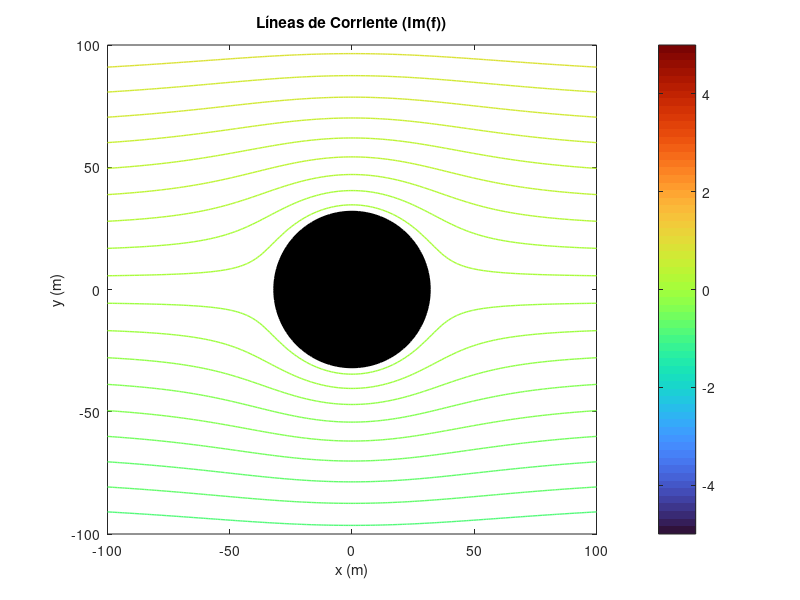

MATLAB code to generate this figure:
%{ 
     Fase 2 - Flujo alrededor de un obstáculo elíptico: funciones armónicas y curvas de nivel 
     COIL UR - TEC
     Equipo 5
     2025
%} 

% Parámetros
U = 0.01;     % Velocidad del flujo (m/s)
R = 32;     % Radio del cilindro (m)
N = 200;   % Resolución de la malla

% Malla
x = linspace(-100, 100, N);   % Rangos para x y y
y = linspace(-100, 100, N);
[X, Y] = meshgrid(x, y);
Z = X + 1i * Y;           % Variable compleja

% Evitar división por cero (evita z=0)
Z(Z == 0) = eps;
    
% Función compleja f(x,y) = f(z) = U * (z + R^2/z)
fcom = U * (Z + R^2 ./ Z);

% Función de corriente fcor = Im(f)
fcor = imag(fcom);

% Número de niveles y límites deseados
niveles = linspace(-5, 5, 100);  % rango y cuántas líneas
% Graficar las líneas de corriente
figure;
contour(X, Y, fcor, niveles, 'LineWidth', 1);
colormap(turbo);       % Escoger paleta de colores
colorbar;              % Barra de colores
hold on;

% Dibujar el círculo de radio R (obstáculo) y rellenarlo
theta = linspace(0, 2*pi, 200);
xc = R * cos(theta);
yc = R * sin(theta);
fill(xc, yc, 'k');    

axis equal;    % Ejes con la misma escala
xlabel('x (m)');
ylabel('y (m)');
title('Líneas de Corriente (Im(f))');
